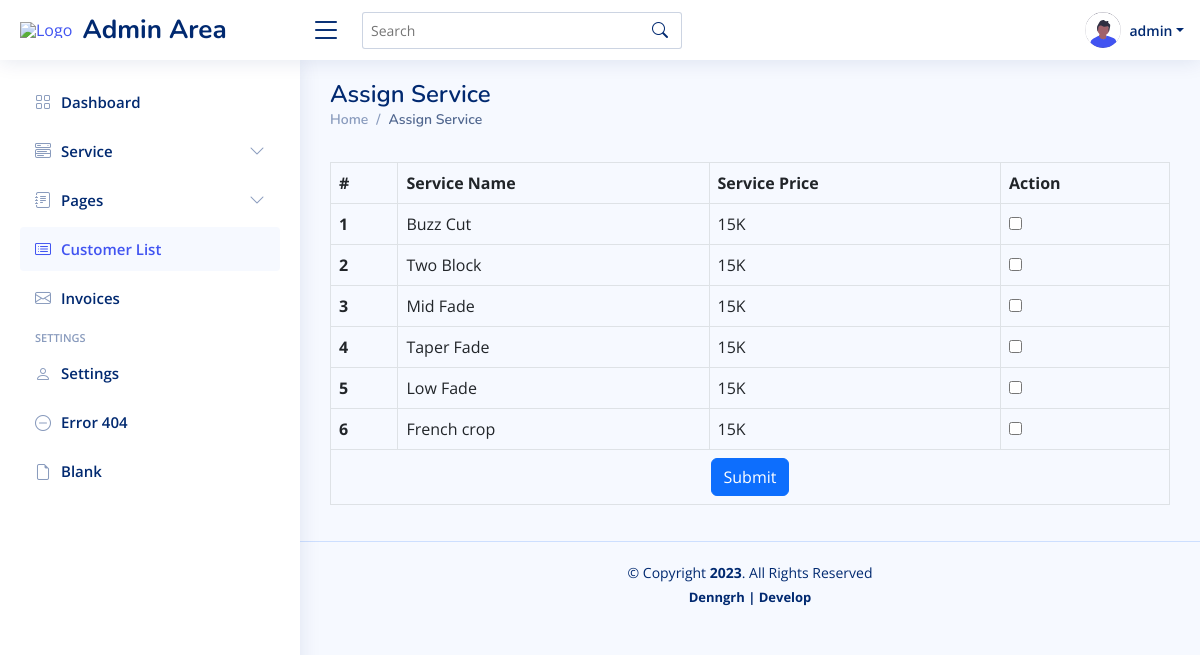
Screenshot of /admin/add-customer.php (signed in) with the database file from the repository.
### tables this page shows
CREATE TABLE `tblservices` (
  `ID` int(10) NOT NULL,
  `ServiceName` varchar(200) DEFAULT NULL,
  `ServiceDescription` mediumtext DEFAULT NULL,
  `Cost` int(10) DEFAULT NULL,
  `Image` varchar(200) DEFAULT NULL,
  `CreationDate` timestamp NULL DEFAULT current_timestamp()
);

### admin/add-customer.php (the view, shortened to what this page needs)
<?php
         include'inc/koneksi.php';
        if($_SESSION['status']!="login"){
            header("Location: ../login.php?info=Login Terlebih Dahulu!");
        }else{
    ?>
<!DOCTYPE html>
<html lang="en">
<head>
  <link href="assets/vendor/bootstrap/css/bootstrap.min.css" rel="stylesheet">
  <link href="assets/vendor/bootstrap-icons/bootstrap-icons.css" rel="stylesheet">
  <link href="assets/vendor/boxicons/css/boxicons.min.css" rel="stylesheet">
  <link href="assets/css/style.css" rel="stylesheet">
</head>
<body>
<header id="header" class="header fixed-top d-flex align-items-center">
    <div class="d-flex align-items-center justify-content-between">
      <a href="./index.php" class="logo d-flex align-items-center">
        <img src="../assets/img/logo.png" alt="Logo ">&nbsp;
        <span class="d-none d-lg-block">Admin Area</span>
      </a>
      <i class="bi bi-list toggle-sidebar-btn"></i>
    </div>
    <div class="search-bar">
      <form class="search-form d-flex align-items-center" method="POST" action="#">
        <input type="text" name="query" placeholder="Search" title="Enter search keyword">
        <button type="submit" title="Search"><i class="bi bi-search"></i></button>
      </form>
    </div>
    <nav class="header-nav ms-auto">
      <ul class="d-flex align-items-center">
        <li class="nav-item dropdown pe-3">
          <a class="nav-link nav-profile d-flex align-items-center pe-0" href="#" data-bs-toggle="dropdown">
            <img src="assets/img/profile.svg" alt="Profile" class="rounded-circle">
            <span class="d-none d-md-block dropdown-toggle ps-2"><?php echo $_SESSION['username']; ?></span>
          </a>
        </li>
      </ul>
    </nav>
  </header>
  <aside id="sidebar" class="sidebar">
    <ul class="sidebar-nav" id="sidebar-nav">
      <li class="nav-item">
        <a class="nav-link collapsed" href="index.php">
          <i class="bi bi-grid"></i>
          <span>Dashboard</span>
        </a>
      </li>
      <li class="nav-item">
        <a class="nav-link collapsed" data-bs-target="#service-nav" data-bs-toggle="collapse" href="#">
          <i class="bi bi-menu-button-wide"></i><span>Service</span><i class="bi bi-chevron-down ms-auto"></i>
        </a>
      </li>
      <li class="nav-item">
        <a class="nav-link collapsed" data-bs-target="#pages-nav" data-bs-toggle="collapse" href="#">
          <i class="bi bi-journal-text"></i><span>Pages</span><i class="bi bi-chevron-down ms-auto"></i>
        </a>
      </li>
        <li class="nav-item"  >
        <a class="nav-link" href="customer-list.php">
          <i class="bi bi-card-list"></i>
          <span>Customer List</span>
        </a>
      </li>
         <li class="nav-item">
        <a class="nav-link collapsed"href="invoices.php">
          <i class="bi bi-envelope"></i>
          <span>Invoices</span>
        </a>
      </li>
      <li class="nav-heading">Settings</li>
      <li class="nav-item">
        <a class="nav-link collapsed" href="setting.php">
          <i class="bi bi-person"></i>
          <span>Settings</span>
        </a>
      </li>
      <li class="nav-item">
        <a class="nav-link collapsed" href="404.php">
          <i class="bi bi-dash-circle"></i>
          <span>Error 404</span>
        </a>
      </li>
      <li class="nav-item">
        <a class="nav-link collapsed" href="pages-blank.php">
          <i class="bi bi-file-earmark"></i>
          <span>Blank</span>
        </a>
      </li>
    </ul>
  </aside>
  <main id="main" class="main">
    <div class="pagetitle">
      <h1>Assign Service</h1>
      <nav>
        <ol class="breadcrumb">
          <li class="breadcrumb-item"><a href="index.php">Home</a></li>
          <li class="breadcrumb-item active">Assign Service</li>
        </ol>
      </nav>
    </div>
    <div id="page-wrapper">
			<div class="main-page">
				<div class="tables">
        <div class="table-responsive bs-example widget-shadow">
						<table class="table table-bordered mt-3">
                        <form method="post">
                             <thead>
                                <tr>
                                    <th>#</th>
                                    <th>Service Name</th>
                                    <th>Service Price</th>
                                     <th>Action</th>
                                    </tr>
                                 </thead>
                                  <tbody>
                            <?php
                            $ret=mysqli_query($conn,"select *from  tblservices");
                            $cnt=1;
                            while ($row=mysqli_fetch_array($ret)) {
                            ?>
 <tr>
<th scope="row"><?php echo $cnt;?></th>
<td><?php  echo $row['ServiceName'];?></td>
<td><?php  echo $row['Cost'];?>K</td>
<td><input type="checkbox" name="sids[]" value="<?php  echo $row['ID'];?>" ></td>
</tr>
<?php
$cnt=$cnt+1;
}?>
<tr>
<td colspan="4" align="center">
<button type="submit" name="submit" class="btn btn-primary">Submit</button>
</td>
</tr>
</tbody> </table>
					</div>
				</div>
			</div>
		</div>
  </main>
      <?php include'inc/footer.php'; ?>
</body>
</html>
<?php }  ?>

### admin/assets/css/style.css (style rules this page uses)
:root { scroll-behavior: smooth; }
body { font-family: "Open Sans", sans-serif; background: #f6f9ff; color: #444444; }
a { color: #4154f1; text-decoration: none; }
h1, h2, h3, h4, h5, h6 { font-family: "Nunito", sans-serif; }
#main { margin-top: 60px; padding: 20px 30px; transition: all 0.3s; }
.pagetitle { margin-bottom: 10px; }
.pagetitle h1 { font-size: 24px; margin-bottom: 0; font-weight: 600; color: #012970; }
.breadcrumb { font-size: 14px; font-family: "Nunito", sans-serif; color: #899bbd; font-weight: 600; }
.breadcrumb a { color: #899bbd; transition: 0.3s; }
.breadcrumb .breadcrumb-item::before { color: #899bbd; }
.breadcrumb .active { color: #51678f; font-weight: 600; }
.logo { line-height: 1; }
@media (min-width: 1200px) { .logo { width: 280px; } }
.logo img { max-height: 26px; margin-right: 6px; }
.logo span { font-size: 26px; font-weight: 700; color: #012970; font-family: "Nunito", sans-serif; }
.header { transition: all 0.5s; z-index: 997; height: 60px; box-shadow: 0px 2px 20px rgba(1, 41, 112, 0.1); background-color: #fff; padding-left: 20px; }
.header .toggle-sidebar-btn { font-size: 32px; padding-left: 10px; cursor: pointer; color: #012970; }
.header .search-bar { min-width: 360px; padding: 0 20px; }
.header .search-form { width: 100%; }
.header .search-form input { border: 0; font-size: 14px; color: #012970; border: 1px solid rgba(1, 41, 112, 0.2); padding: 7px 38px 7px 8px; border-radius: 3px; transition: 0.3s; width: 100%; }
.header .search-form button { border: 0; padding: 0; margin-left: -30px; background: none; }
.header .search-form button i { color: #012970; }
.header-nav ul { list-style: none; }
.header-nav>ul { margin: 0; padding: 0; }
.header-nav .nav-profile { color: #012970; }
.header-nav .nav-profile img { max-height: 36px; }
.header-nav .nav-profile span { font-size: 14px; font-weight: 600; }
.sidebar { position: fixed; top: 60px; left: 0; bottom: 0; width: 300px; z-index: 996; transition: all 0.3s; padding: 20px; overflow-y: auto; scrollbar-width: thin; scrollbar-color: #aab7cf transparent; box-shadow: 0px 0px 20px rgba(1, 41, 112, 0.1); background-color: #fff; }
@media (min-width: 1200px) { #main, #footer { margin-left: 300px; } }
.sidebar-nav { padding: 0; margin: 0; list-style: none; }
.sidebar-nav li { padding: 0; margin: 0; list-style: none; }
.sidebar-nav .nav-item { margin-bottom: 5px; }
.sidebar-nav .nav-heading { font-size: 11px; text-transform: uppercase; color: #899bbd; font-weight: 600; margin: 10px 0 5px 15px; }
.sidebar-nav .nav-link { display: flex; align-items: center; font-size: 15px; font-weight: 600; color: #4154f1; transition: 0.3; background: #f6f9ff; padding: 10px 15px; border-radius: 4px; }
.sidebar-nav .nav-link i { font-size: 16px; margin-right: 10px; color: #4154f1; }
.sidebar-nav .nav-link.collapsed { color: #012970; background: #fff; }
.sidebar-nav .nav-link.collapsed i { color: #899bbd; }
.sidebar-nav .nav-link .bi-chevron-down { margin-right: 0; transition: transform 0.2s ease-in-out; }

### rows the page displays
tblservices: ServiceName "Buzz Cut", Cost "15"
tblservices: ServiceName "Two Block", Cost "15"
tblservices: ServiceName "Mid Fade", Cost "15"
tblservices: ServiceName "Taper Fade", Cost "15"
tblservices: ServiceName "Low Fade", Cost "15"
tblservices: ServiceName "French crop", Cost "15"

### other values shown
$_SESSION['username'] "admin"
